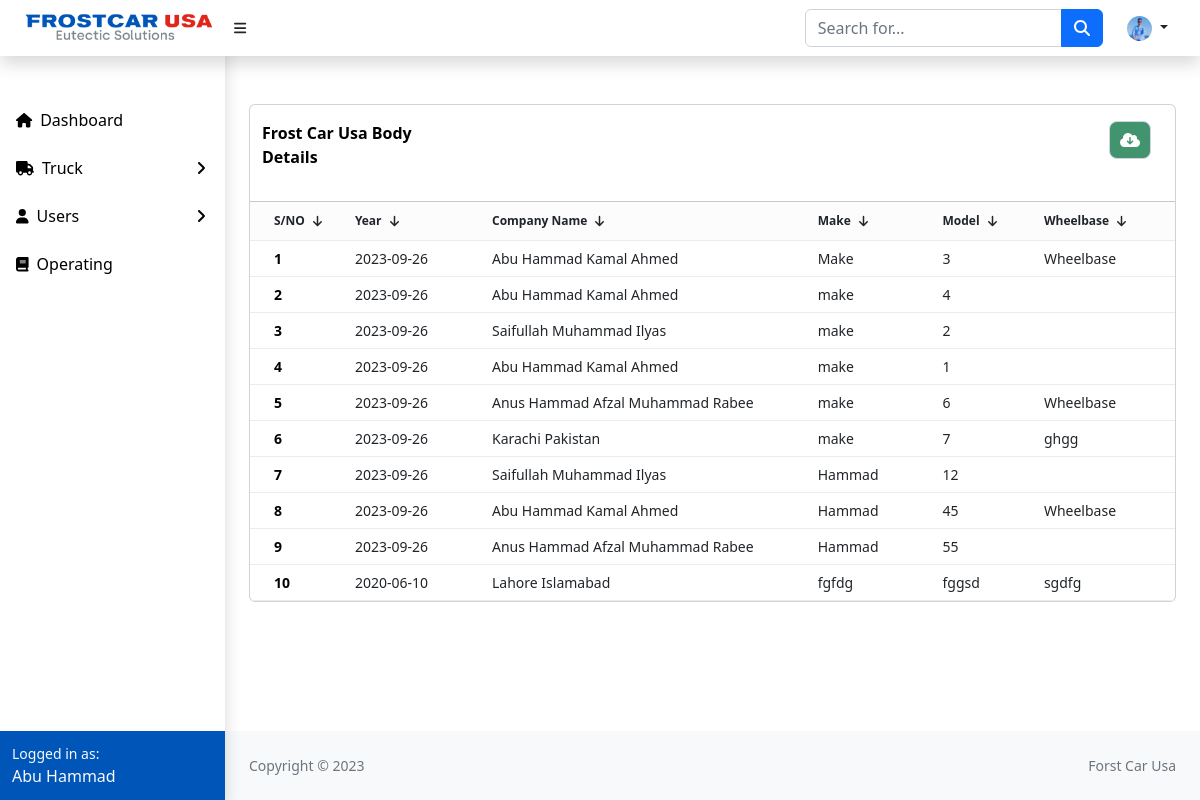
The page /veiwtruck.php (signed in) on the database its author committed.
### tables this page shows
CREATE TABLE `unit_details` (
  `id` int(11) NOT NULL,
  `year` date NOT NULL,
  `company_name` varchar(255) NOT NULL,
  `make` varchar(255) NOT NULL,
  `model` varchar(255) NOT NULL,
  `wheelbase` varchar(255) NOT NULL,
  `vin` varchar(255) NOT NULL,
  `contact_Name` varchar(255) NOT NULL,
  `contact_Num` varchar(255) NOT NULL,
  `fc_Unit_Cost` varchar(255) NOT NULL,
  `fc_Body` varchar(255) NOT NULL,
  `body_Weight` varchar(255) NOT NULL,
  `fc_Model` varchar(255) NOT NULL,
  `exterior_Dimension` varchar(255) NOT NULL,
  `compressor` varchar(255) NOT NULL,
  `comp_Serial` varchar(255) NOT NULL,
  `voltage` varchar(255) NOT NULL,
  `sound_Decibel` varchar(255) NOT NULL,
  `current_FLA` varchar(255) NOT NULL,
  `refrigerant` varchar(255) NOT NULL,
  `condenser` varchar(255) NOT NULL,
  `solenoid` varchar(255) NOT NULL,
  `condenser_Fan` varchar(255) NOT NULL,
  `interior_Lights` varchar(255) NOT NULL,
  `control_Panel` varchar(255) NOT NULL,
  `circuit_Breaker` varchar(255) NOT NULL,
  `electric_Contactor` varchar(255) NOT NULL,
  `part` varchar(255) NOT NULL,
  `eutectic_Plate` varchar(255) NOT NULL,
  `expansion_Valve` varchar(255) NOT NULL,
  `recovery_Tank` varchar(255) NOT NULL,
  `pressure_Control` varchar(255) NOT NULL,
  `sight_Glass` varchar(255) NOT NULL,
  `filter_Drier` varchar(255) NOT NULL,
  `thermostat` varchar(255) NOT NULL,
  `misc` varchar(255) NOT NULL,
  `front_S_Image` varchar(255) NOT NULL,
  `back_S_Image` varchar(255) NOT NULL,
  `left_S_Image` varchar(255) NOT NULL,
  `right_S_Image` varchar(255) NOT NULL,
  `air_Curtains` varchar(255) NOT NULL,
  `back_Camera` varchar(255) NOT NULL,
  `body_Graphic_Warp` varchar(255) NOT NULL,
  `add_Unit_Carrier` varchar(255) NOT NULL,
  `hand_Truck_Stand` varchar(255) NOT NULL,
  `other` varchar(255) NOT NULL,
  `added_on` datetime NOT NULL,
  `added_by` varchar(255) NOT NULL,
  `updated_on` datetime NOT NULL,
  `updated_by` varchar(255) NOT NULL
);

CREATE TABLE `importer_details` (
  `importer_id` int(10) NOT NULL,
  `company_name` varchar(255) NOT NULL,
  `company_contact` varchar(50) DEFAULT NULL,
  `company_address` varchar(255) DEFAULT NULL,
  `company_city` varchar(255) DEFAULT NULL,
  `company_state` varchar(255) DEFAULT NULL,
  `company_zipcode` int(10) DEFAULT NULL,
  `company_telephone` varchar(50) DEFAULT NULL,
  `company_email` varchar(50) DEFAULT NULL,
  `company_direct` varchar(255) DEFAULT NULL,
  `company_port_of_entry` varchar(255) DEFAULT NULL,
  `company_vessel_detail` varchar(255) DEFAULT NULL,
  `company_trucking` varchar(255) DEFAULT NULL,
  `company_misc` varchar(255) DEFAULT NULL,
  `total_cost` varchar(255) DEFAULT NULL,
  `custom_frieght` varchar(255) DEFAULT NULL,
  `added_on` datetime DEFAULT NULL,
  `added_by` varchar(255) DEFAULT NULL,
  `updated_on` datetime DEFAULT NULL,
  `updated_by` varchar(255) DEFAULT NULL
);

### veiwtruck.php (the view, shortened to what this page needs)
<?php
global $conn;
include "./includes/header.php";
include "./includes/searchbar.php";
include "./includes/navbar.php";
include "./includes/sidebar.php";
?>
<div class="container-fluid px-4">
    <div class="row my-5">
        <div class="col-lg-12 ">
            <div class="card">
                <div class="row">
                    <div class="col-lg-3 col-md-3 text-start py-3 px-4">
                        <p class="font student">Frost Car Usa Body Details</p>
                    </div>
                    <div class="col-lg-9 col-md-9 py-3 ">
                        <div class="btn-edit-delete1 text-end px-1">
                            <a href="./excel/bodyexport.php" id="export">
                                <span class="fa-solid fa-cloud-arrow-down export export-btn"> </span>
                            </a>
                        </div>
                    </div>
                </div>
                <div class="dov ">
                    <div class="table-wrapper">
                        <table class="contain-table">
                            <thead>
                                <tr>
                                    <th>S/NO<i class="fa-solid fa-arrow-down px-2"></i></th>
                                    <th>Year<i class="fa-solid fa-arrow-down px-2"></i></th>
                                    <th>Company Name<i class="fa-solid fa-arrow-down px-2"></i></th>
                                    <th>Make<i class="fa-solid fa-arrow-down px-2"></i></th>
                                    <th>Model<i class="fa-solid fa-arrow-down px-2"></i></th>
                                    <th>Wheelbase<i class="fa-solid fa-arrow-down px-2"></i></th>
                                    <th>Vin #<i class="fa-solid fa-arrow-down px-2"></i></th>
                                </tr>
                            </thead>
                            <tbody id="data-table">
                                <?php
                                $sql = "SELECT * FROM `unit_details`
                                    INNER JOIN `importer_details` ON unit_details.company_name = importer_details.company_name";
                                $result = $conn->query($sql);
                                $no = 1;
                                if ($result->num_rows > 0) {
                                    while ($item = $result->fetch_assoc()) {
                                ?>
                                        <tr>
                                            <td class="font"><?= $no++; ?></td>
                                            <td><?= $item['year'] ?></td>
                                            <td class="searchable"><?= $item['company_name'] ?></td>
                                            <td><?= $item['make'] ?></td>
                                            <td class="searchable"><?= $item['model'] ?></td>
                                            <td><?= $item['wheelbase'] ?></td>
                                            <td><?= $item['vin'] ?></td>
                                        </tr>
                                <?php  }
                                } else {
                                    echo '
                                <tr>
                                <td class="text-danger">Data not found</td></tr>
                            ';
                                } ?>
                            </tbody>
                        </table>
                    </div>
                </div>
            </div>
        </div>
    </div>
</div>
<?php
include "./includes/footer.php";
?>

### includes/navbar.php (shortened to what this page needs)
<?php
global $conn;
?>
<?php
$select = "SELECT * FROM `admin_users` WHERE `user_email` = '{$_SESSION['user_email']}'";
$result = mysqli_query($conn, $select);
while ($row = mysqli_fetch_assoc($result)) {
?>
    <ul class="navbar-nav  ms-auto me-0 me-md-3 my-2 my-md-0   ms-md-0 me-3 me-lg-4">
        <li class="nav-item dropdown">
            <a class="nav-link dropdown-toggle text-dark " id="navbarDropdown" href="#" role="button" data-bs-toggle="dropdown" aria-expanded="false">
                <img class="rounded-circle" height="25" width="25" src="media/user_images/<?php echo $_SESSION['user_image']; ?>" alt="">
            </a>
        </li>
    <?php } ?>
    </ul>
    </nav>

### css/main.css (style rules this page uses)
.font { font-weight: bold; color: black; }
.export { margin-right: 20px; }
.export-btn { background: #41946D; border: 1px solid #D0D5DD; border-radius: 8px; padding: 10px; color: white; }
table th { position: sticky; top: 0px; background: #FCFCFD; border-bottom: 1px solid #EAECF0; padding-top: 10px; padding-bottom: 10px; font-size: 12px; padding-left: 24px; }
table td { padding-right: 40px; padding-top: 7px; padding-bottom: 7px; padding-left: 24px; font-weight: 400; font-size: 14px; }
table tr { border-bottom: 1px solid #EAECF0; }
.table-wrapper { max-height: 88vh; overflow-y: auto scroll; max-width: 100%; overflow-x: scroll; text-align: start; padding-right: 24px; }
table { min-width: max-content; }

### rows shown on the page
unit_details: year "2023-09-26", importer_details.company_name "Abu Hammad Kamal Ahmed", make "Make", model "3", wheelbase "Wheelbase"
unit_details: year "2023-09-26", importer_details.company_name "Abu Hammad Kamal Ahmed", make "make", model "4"
unit_details: year "2023-09-26", importer_details.company_name "Saifullah Muhammad Ilyas", make "make", model "2"
unit_details: year "2023-09-26", importer_details.company_name "Abu Hammad Kamal Ahmed", make "make", model "1"
unit_details: year "2023-09-26", importer_details.company_name "Anus Hammad Afzal Muhammad Rabee", make "make", model "6", wheelbase "Wheelbase"
unit_details: year "2023-09-26", importer_details.company_name "Karachi Pakistan", make "make", model "7", wheelbase "ghgg"
unit_details: year "2023-09-26", importer_details.company_name "Saifullah Muhammad Ilyas", make "Hammad", model "12"
unit_details: year "2023-09-26", importer_details.company_name "Abu Hammad Kamal Ahmed", make "Hammad", model "45", wheelbase "Wheelbase"
unit_details: year "2023-09-26", importer_details.company_name "Anus Hammad Afzal Muhammad Rabee", make "Hammad", model "55"
unit_details: year "2020-06-10", importer_details.company_name "Lahore Islamabad", make "fgfdg", model "fggsd", wheelbase "sgdfg"

### other values the page prints
$_SESSION['user_fullname'] "Abu Hammad"
